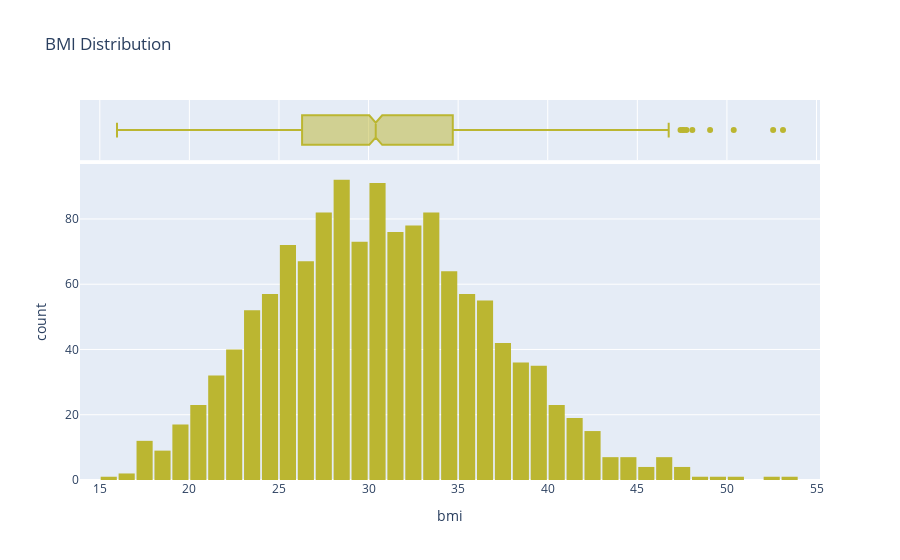

Notebook code cell kept with this figure:
### Code cell
#lets check the distribution of the 'BMI' column
fig = px.histogram(df_insurance, x='bmi', nbins=39, title='BMI Distribution', marginal='box', color_discrete_sequence=["#BBB631"])
fig.update_layout(bargap=0.1)

### Figure 1 — Plotly figure (JSON) as saved in the notebook; plotly's stock layout.template omitted (floating-point values rounded to 4 significant figures; data arrays with more than 128 entries replaced by an {"elided": "..."} marker saying what was removed)
{"data": [{"alignmentgroup": "True", "bingroup": "x", "hovertemplate": "bmi=%{x}<br>count=%{y}<extra></extra>", "legendgroup": "", "marker": {"color": "#BBB631", "pattern": {"shape": ""}}, "name": "", "nbinsx": 39, "offsetgroup": "", "orientation": "v", "showlegend": false, "type": "histogram", "x": {"elided": "1338 float values"}, "xaxis": "x", "yaxis": "y"}, {"alignmentgroup": "True", "hovertemplate": "bmi=%{x}<extra></extra>", "legendgroup": "", "marker": {"color": "#BBB631"}, "name": "", "notched": true, "offsetgroup": "", "showlegend": false, "type": "box", "x": {"elided": "1338 float values"}, "xaxis": "x2", "yaxis": "y2"}], "layout": {"bargap": 0.1, "barmode": "relative", "legend": {"tracegroupgap": 0}, "title": {"text": "BMI Distribution"}, "xaxis": {"anchor": "y", "domain": [0, 1], "title": {"text": "bmi"}}, "xaxis2": {"anchor": "y2", "domain": [0, 1], "matches": "x", "showgrid": true, "showticklabels": false}, "yaxis": {"anchor": "x", "domain": [0, 0.8316], "title": {"text": "count"}}, "yaxis2": {"anchor": "x2", "domain": [0.8416, 1], "matches": "y2", "showgrid": false, "showline": false, "showticklabels": false, "ticks": ""}}}
